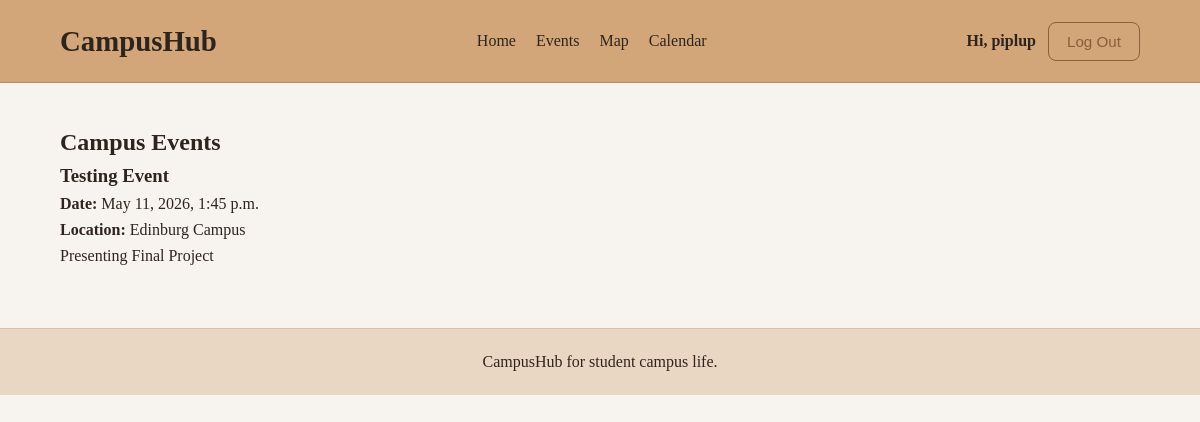
/events/ (signed in), run on the app's committed database.
### EventApp/models.py (models this page shows, shortened)
class Event(models.Model):
    title = models.CharField(max_length=200)
    description = models.TextField()
    location = models.CharField(max_length=200)
    date = models.DateTimeField()
    latitude = models.FloatField(default=0)
    longitude = models.FloatField(default=0)
    attendees = models.ManyToManyField(User, related_name='rsvped_events', blank=True)

### EventApp/views.py (the view)
# urls.py: path('events/', views.events_view, name='events'),
def events_view(request):
    events = Event.objects.all()
    return render(request, 'events.html', {'events': events})

### templates/events.html (shortened to what this page needs)
{% extends 'base.html' %}
{% block content %}
<section class="detail-section">
    <div class="detail-card">
        <h1 class="detail-title">Campus Events</h1>
        {% if events %}
            {% for event in events %}
                <div class="event-card">
                    <h3>
                        <a href="{% url 'event_detail' event.id %}" class="event-title-link">
                            {{ event.title }}
                        </a>
                    </h3>
                    <p><strong>Date:</strong> {{ event.date }}</p>
                    <p><strong>Location:</strong> {{ event.location }}</p>
                    <p>{{ event.description }}</p>
                </div>
            {% endfor %}
        {% else %}
            <p>No events available yet.</p>
        {% endif %}
    </div>
</section>
{% endblock %}

### templates/base.html (shortened to what this page needs)
{% load static %}
<!DOCTYPE html>
<html lang="en">
<head>
    <link rel="stylesheet" href="{% static 'css/styles.css' %}">
    <link rel="stylesheet" href="https://unpkg.com/leaflet@1.9.4/dist/leaflet.css"/>
</head>
<body>
<header class="site-header">
    <div class="container nav-bar">
        <div class="logo">
            <a href="{% url 'home' %}">CampusHub</a>
        </div>
        <nav class="nav-links">
            <a href="{% url 'home' %}">Home</a>
            <a href="{% url 'events' %}">Events</a>
            <a href="{% url 'map' %}">Map</a>
            <a href="{% url 'calendar' %}">Calendar</a>
        </nav>
        <div class="nav-actions">
            {% if user.is_authenticated %}
                <span class="welcome-text">Hi, {{ user.username }}</span>
                <form action="{% url 'logout' %}" method="post" style="display:inline;">
                    <button type="submit" class="btn btn-outline">Log Out</button>
                </form>
            {% else %}
                <a href="{% url 'login' %}" class="btn btn-outline">Log In</a>
                <a href="{% url 'signup' %}" class="btn btn-solid">Sign Up</a>
            {% endif %}
        </div>
    </div>
</header>
<main class="container main-content">
    {% block content %}
    {% endblock %}
</main>
<footer class="site-footer">
    <div class="container">
        <p>CampusHub for student campus life.</p>
    </div>
</footer>
</body>
</html>

### static/css/styles.css (style rules this page uses)
* { box-sizing: border-box; margin: 0; padding: 0; }
body { background-color: #f7f3ee; color: #2f241d; font-family: Georgia, 'Times New Roman', serif; line-height: 1.6; }
.container { width: 90%; max-width: 1100px; margin: 0 auto; }
.site-header { background-color: #d2a679; border-bottom: 1px solid #b78b61; padding: 18px 0; }
.nav-bar { display: flex; justify-content: space-between; align-items: center; gap: 20px; flex-wrap: wrap; }
.logo a { text-decoration: none; color: #2f241d; font-size: 1.8rem; font-weight: bold; }
.nav-links { display: flex; gap: 20px; flex-wrap: wrap; }
.nav-links a { text-decoration: none; color: #2f241d; font-size: 1rem; }
.nav-actions { display: flex; gap: 12px; }
.btn { display: inline-block; padding: 10px 18px; border-radius: 8px; text-decoration: none; font-size: 0.95rem; transition: 0.2s ease; }
.btn-outline { border: 1px solid #8b5e3c; color: #8b5e3c; background-color: transparent; }
.main-content { padding: 40px 0 60px; }
.site-footer { background-color: #ead7c3; padding: 20px 0; text-align: center; border-top: 1px solid #d8c2ae; }
.welcome-text { align-self: center; font-weight: bold; color: #2f241d; }
.event-title-link { color: #2f241d; text-decoration: none; }

### data on the page
Event: title "Testing Event", date "May 11, 2026, 1:45 p.m.", location "Edinburg Campus", description "Presenting Final Project"

### other printed values
{{ user.username }} "piplup"
